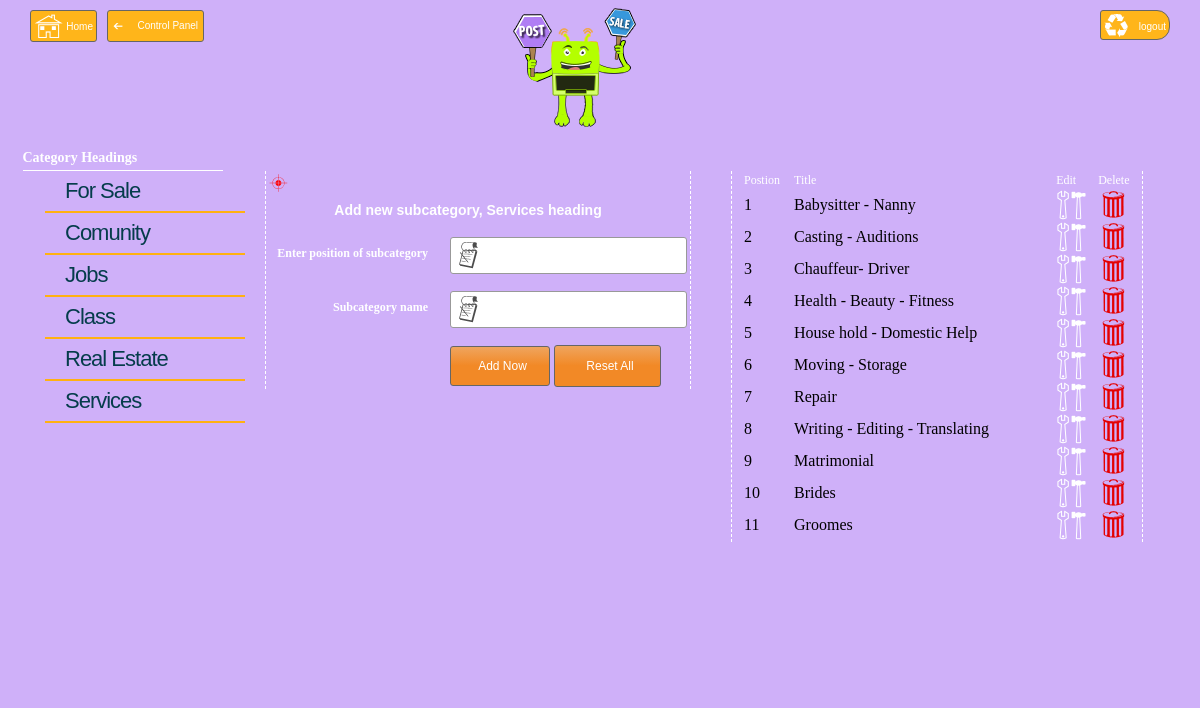
Page /_admin/services.php (signed in) on the committed database.
### tables this page shows
CREATE TABLE IF NOT EXISTS `heading` (
  `id` int(10) UNSIGNED NOT NULL AUTO_INCREMENT,
  `title` varchar(45) NOT NULL,
  `visible` tinyint(1) UNSIGNED NOT NULL,
  `extension` varchar(45) NOT NULL,
  PRIMARY KEY (`id`)
);

CREATE TABLE IF NOT EXISTS `sub_heading` (
  `id` int(10) UNSIGNED NOT NULL AUTO_INCREMENT,
  `sub_id` int(10) UNSIGNED NOT NULL,
  `sub_title` varchar(45) NOT NULL,
  `position` int(10) UNSIGNED NOT NULL,
  PRIMARY KEY (`id`,`sub_id`),
  KEY `FK_sub_heading_1` (`sub_id`)
);

### _admin/services.php (the view, shortened to what this page needs)
<?php
$query="Select * from sub_heading where sub_id='6' order by position asc";
$insertionquery=mysql_query($query);
?>
<!DOCTYPE html PUBLIC "-//W3C//DTD XHTML 1.0 Transitional//EN" "http://www.w3.org/TR/xhtml1/DTD/xhtml1-transitional.dtd">
<html xmlns="http://www.w3.org/1999/xhtml">
<head>
<link type="text/css" rel="stylesheet" href="css/admin.css" />
</head>
<body>
<form action="includes/logout.php">
<input name="logout" type="submit" value="logout" class="logout" />
</form>
<div class="home">
<a href="newmenu.php">Home</a>
</div>
<div class="back">
<a href="index.php">Control Panel</a>
</div>
<div id="image">
<a href="newmenu.php"><img src="../_images/signin.png" /></a>
</div>
<div id="page">
			<?php require_once('includes/menu.php')?>
   	  <div id="table">
		<form id="form" name="form" method="post" action="serinsert.php">
        	<table>
            	<tr>
                	<td colspan="2" id="message"><?php echo $msg;?></td>
            	</tr>
            	<tr>
                	<td colspan="2" id="tableh2"><b>Add new subcategory, Services heading</b></td>
            	</tr>
                <tr>
                	<td width="160" class="text">Enter position of subcategory</td>
                    <td width="238"><input name="pos" type="text" class="textfeilds" id="pos" required="required" /></td>
            	</tr>
            	<tr>
                	<td width="160" class="text">Subcategory name</td>
                    <td width="238"><input name="fr_title" type="text" class="textfeilds" id="m_title" required="required" /></td>
            	</tr>
            	<tr>
                	<td class="id1"></td>
                  <td><input type="submit" class="inputbutton" value="Add Now" />
                  <input name="seret" type="seret" class="inputbutton" id="button" value="Reset All" /></td>
            	</tr>
            </table>
        </form>
      </div>
  		<div id="forshow">
      		<table width="100%">
  <tr class="id">
    <td class="td">Postion</td>
    <td class="td">Title</td>
    <td class="td">Edit</td>
    <td class="td">Delete</td>
  </tr>
  <?php $k=1; while($get=mysql_fetch_array($insertionquery)) {?>
  <tr class="id1">
    <td><?php echo $get['position'];?></td>
    <td><?php echo $get['sub_title'];?></td>
    <td><a href="editser.php?EDITC=<?php echo $get['id']?>"><img src="../_images/edit.png" /></a></td>
    <td><a href="deser.php?DELC=<?php echo $get['id']?>"><img src="../_images/delet.png" /></a></td>
  </tr>
  <?php $k++; }?>
          </table>
      	</div>
 </div>
</body>
</html>

### _admin/includes/menu.php (shortened to what this page needs)
<?php
	$query="Select * from post.heading order by id asc";
	$insertion=mysql_query($query);
?>
<div id="fullmenu">
<h2>Category Headings</h2>
<div id="menu">
      	  <ul>
          <?php $k=1; while($result=mysql_fetch_array($insertion)){?>
        	<li><a href="<?php echo $result['extension'].'.php';?>"> <?php echo $result['title'];?> </a></li>
       	  <?php $k++; }?>
        	</ul>
        </div>
        </div>

### _admin/css/admin.css (style rules this page uses)
#message { height:20px; font-size:14px; color:#F00; background: url(../../_images/insert.png) no-repeat ; padding-left:20px; }
* { margin:0px auto; padding:0px; background-color:#CFB0F9; }
#image { height: 150px; background-repeat: no-repeat; margin-left:500px; }
#page { min-height: 530px; overflow:hidden; }
#fullmenu { width:205px; margin-left:20px; }
#fullmenu h2 { margin: 0px auto; width: 200px; font-size: 14px; text-align: left; height: 20px; color: #FFF; font-family: "Comic Sans MS", cursive; border-bottom:#FFF 1px solid; }
.inputbutton { background: #efa45d; background: -moz-linear-gradient(top, #efa45d 1%, #f28926 49%); background: -webkit-gradient(linear, left top, left bottom, color-stop(1%,#efa45d), color-stop(49%,#f28926)); background: -webkit-linear-gradient(top, #efa45d 1%,#f28926 49%); background: -o-linear-gradient(top, #efa45d 1%,#f28926 49%); background: -ms-linear-gradient(top, #efa45d 1%,#f28926 49%); background: linear-gradient(to bottom, #efa45d 1%,#f28926 49%); filter: progid:DXImageTransform.Microsoft.gradient( startColorstr='#efa45d', endColorstr='#f28926',GradientType=0 ); border-radius: 3px; text-align: center; height: 40px; width: 100px; margin-top:10px; padding-left: 5px; font-family: Verdana, Geneva, sans-serif; font-size: 12px; color:#FFF; border: 1px solid #666; }
#table { margin-left: 20px; float: left; border-left-width: 1px; border-left-style: dashed; border-left-color: #FFF; border-right-width: 1px; border-right-style: dashed; border-right-color: #FFF; }
#tableh2 { font-size: 14px; font-family: Verdana, Geneva, sans-serif; line-height: 30px; text-align: center; padding-right: 20px; color: #FFF; font-weight: bold; }
.textfeilds { border-radius: 3px; text-align: left; height: 35px; width: 200px; margin-top:10px; margin-bottom:5px; background: #FFF url(../../_images/posttextfeild.png) no-repeat 3px 3px; padding-left: 35px; font-family: Verdana, Geneva, sans-serif; font-size: 12px; color: #8B8B8B; border: 1px solid #999; }
.text { font-size: 12px; font-family:"Times New Roman"; line-height: 30px; text-align: right; padding-right: 20px; color: #FFF; font-weight: bold; }
#forshow { float: left; height: auto; margin-bottom:20px; width:400px; margin-left: 40px; border-left-width: 1px; border-left-style: dashed; border-left-color: #FFF; border-right-width: 1px; border-right-style: dashed; border-right-color: #FFF; padding-left:10px; }
.td { font-size:12px; color:#FFF; font-family:"Comic Sans MS", cursive; }
.back { background: #FFB51A url(../../_images/back.png) no-repeat 5px 10px; border-radius: 3px; text-align: right; height: 30px; width: 90px; margin-top:10px; border: 1px solid #666; float:left; padding-right:5px; line-height:30px; margin-left:10px; }
.back a { font-family: Verdana, Geneva, sans-serif; font-size: 10px; color:#FFF; text-decoration:none; background:none; }
.home { width:62px; height:30px; background: #FFB51A url(../../_images/home.png) no-repeat 3px 1px; border-radius: 3px; text-align: right; margin-top:10px; border: 1px solid #666; float:left; padding-right:3px; line-height:32px; margin-left:30px; }
.home a { font-family: Verdana, Geneva, sans-serif; font-size: 10px; color:#FFF; text-decoration:none; background:none; }
.logout { width:70px; height:30px; background: #FFB51A url(../../_images/logout.png) no-repeat 3px 1px; border-radius: 3px 13px 13px 3px; text-align: right; margin-top:10px; border: 1px solid #666; float:right; padding-right:3px; line-height:32px; margin-right:30px; font-family: Verdana, Geneva, sans-serif; font-size: 10px; color:#FFF; text-decoration:none; }

### _admin/includes/menu.php (style rules this page uses)
#menu { float: left; min-height:120px; width: 200px; line-height:30px; padding-left:25px; }
#menu ul li { font-family:Verdana, Geneva, sans-serif; border-bottom:2px solid #FFB111; list-style:none; line-height:40px; text-decoration: none; font-size: 22px; }
#menu ul li a { text-decoration: none; width:auto; height:40px; color:#053C4B; font-weight: lighter; letter-spacing: -1px; padding:5px 20px; }
#fullmenu { width:205px; margin-left:20px; }
#fullmenu h2 { margin: 0px auto; width: 200px; font-size: 14px; text-align: left; height: 20px; color: #FFF; font-family: "Comic Sans MS", cursive; border-bottom:#FFF 1px solid; }

### rows in the picture
heading: title "For Sale"
heading: title "Comunity"
heading: title "Jobs"
heading: title "Class"
heading: title "Real Estate"
heading: title "Services"
sub_heading: position "1", sub_title "Babysitter - Nanny"
sub_heading: position "2", sub_title "Casting - Auditions"
sub_heading: position "3", sub_title "Chauffeur- Driver"
sub_heading: position "4", sub_title "Health - Beauty - Fitness"
sub_heading: position "5", sub_title "House hold - Domestic Help"
sub_heading: position "6", sub_title "Moving - Storage"
sub_heading: position "7", sub_title "Repair"
sub_heading: position "8", sub_title "Writing - Editing - Translating"
sub_heading: position "9", sub_title "Matrimonial"
sub_heading: position "10", sub_title "Brides"
sub_heading: position "11", sub_title "Groomes"
